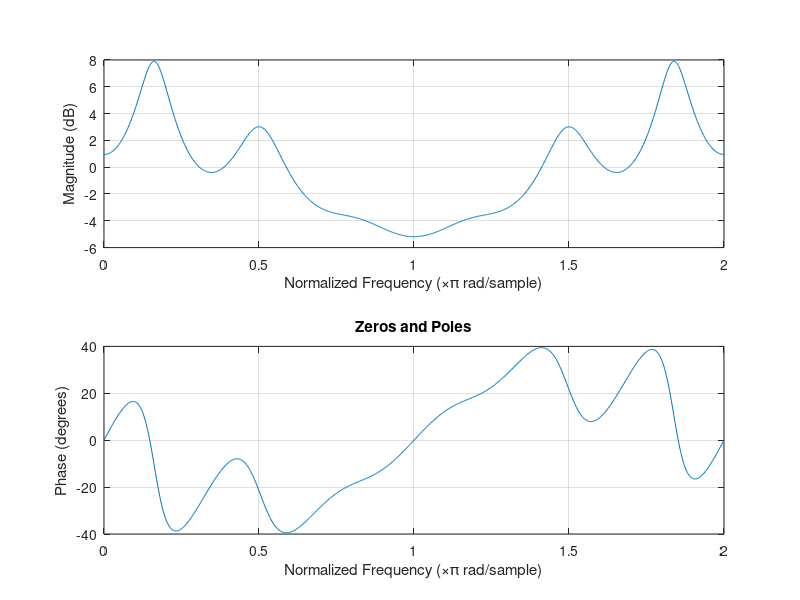

Here is the MATLAB script that generated this plot:
b = [1];
a = [1, -0.5, 0.2, -0.1, 0.007, 0.14, 0.15];

figure()
freqz(b, a, 1001, 'whole');
title('Zeros and Poles');